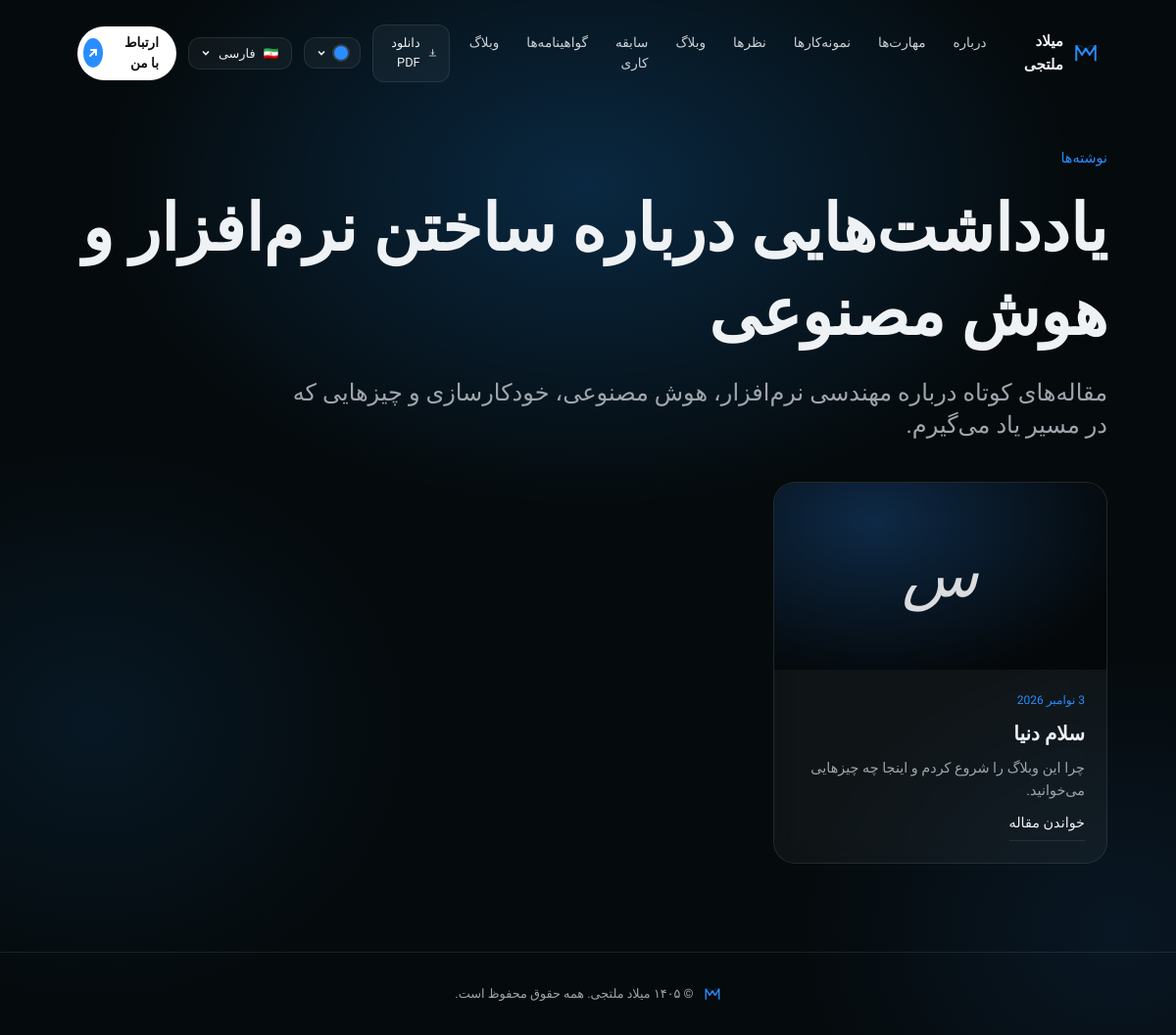
The app's page /fa/blog/ with its own data.
### portfolio/models.py (models this page shows, shortened)
class Bilingual(models.Model):
    class Meta:
        abstract = True
    def tr(self, name, lang):
        other = "en" if lang == "fa" else "fa"
        return getattr(self, f"{name}_{lang}") or getattr(self, f"{name}_{other}")

class Post(Bilingual):
    slug = models.SlugField("اسلاگ (آدرس)", unique=True)
    published = models.BooleanField("منتشر شده", default=True)
    image = models.ImageField("تصویر شاخص", upload_to="posts/", blank=True)
    created_at = models.DateTimeField("تاریخ انتشار", auto_now_add=True)
    title_en = models.CharField("Title (EN)", max_length=160)
    title_fa = models.CharField("عنوان (فارسی)", max_length=160, blank=True)
    excerpt_en = models.TextField("Excerpt (EN)", blank=True)
    excerpt_fa = models.TextField("خلاصه (فارسی)", blank=True)
    body_en = models.TextField("Body (EN)", help_text="هر پاراگراف را با یک خط خالی جدا کنید")
    body_fa = models.TextField("متن (فارسی)", blank=True, help_text="هر پاراگراف را با یک خط خالی جدا کنید")
    class Meta:
        ordering = ["-created_at"]
        verbose_name = "مقاله"
        verbose_name_plural = "مقاله‌های وبلاگ"

### portfolio/views.py (the view)
# urls.py: path("<str:lang>/blog/", views.blog_list, name="blog"),
def blog_list(request, lang):
    lang = _lang(lang)
    posts = [_post_card(p, lang) for p in Post.objects.filter(published=True)]
    return render(request, "portfolio/blog_list.html",
                  _ctx(request, lang, "portfolio:blog", posts=posts))

### portfolio/context_processors.py (called while the page is built)
def theme(request):
    default = getattr(settings, "SITE_THEME", "ocean")
    current = request.session.get("theme", default)
    from .content import THEMES
    valid = {t["key"] for t in THEMES}
    if current not in valid:
        current = default
    return {"theme": current}

### portfolio/views.py (called while the page is built)
def _lang(lang):
    if lang not in CONTENT:
        raise Http404
    return lang

def _ctx(request, lang, url_name, **kw):
    request.session["lang"] = lang
    settings_obj = SiteSettings.objects.first() or SiteSettings()
    themes = [
        {
            "key": t["key"],
            "label": t["label_fa"] if lang == "fa" else t["label_en"],
            "color": t["color"],
        }
        for t in THEMES
    ]
    return {
        "c": CONTENT[lang],
        "lang": lang,
        "dir": "rtl" if lang == "fa" else "ltr",
        "site_settings": settings_obj,
        "themes": themes,
        "url_en": reverse(url_name, kwargs={**kw.get("kwargs", {}), "lang": "en"}),
        "url_fa": reverse(url_name, kwargs={**kw.get("kwargs", {}), "lang": "fa"}),
        **{k: v for k, v in kw.items() if k != "kwargs"},
    }

def _post_card(p, lang):
    return {
        "title": p.tr("title", lang),
        "excerpt": p.tr("excerpt", lang),
        "image": p.image.url if p.image else "",
        "date": p.created_at,
        "url": reverse("portfolio:post", args=[lang, p.slug]),
    }

### portfolio/templates/portfolio/blog_list.html (shortened to what this page needs)
{% extends "portfolio/base.html" %}
{% block content %}
<main class="page">
  <p class="eyebrow">{{ c.ui.blog_eyebrow }}</p>
  <h1 class="display">{{ c.ui.blog_title }}</h1>
  <p class="lead page-lead muted">{{ c.ui.blog_text }}</p>
  {% if posts %}
  <div class="posts">{% for post in posts %}{% include "portfolio/_post_card.html" %}{% endfor %}</div>
  {% else %}<p class="muted empty">{{ c.ui.blog_empty }}</p>{% endif %}
</main>
{% endblock %}

### portfolio/templates/portfolio/_post_card.html
<article class="post glass">
  <a class="post-cover" href="{{ post.url }}" aria-hidden="true" tabindex="-1">
    {% if post.image %}<img src="{{ post.image }}" alt="" loading="lazy">{% else %}<span>{{ post.title|slice:":1" }}</span>{% endif %}
  </a>
  <div class="post-body">
    <time datetime="{{ post.date|date:'Y-m-d' }}">{{ post.date|date:"j M Y" }}</time>
    <h3><a href="{{ post.url }}">{{ post.title }}</a></h3>
    <p>{{ post.excerpt }}</p>
    <a href="{{ post.url }}" class="ulink">{{ c.ui.read_more }}</a>
  </div>
</article>

### portfolio/static/portfolio/css/style.css (style rules this page uses)
:root { --hue:14; --sat:100%; --light:58%; --bg-sat:40%; --bg-light:3.5%; --on-accent:#fff; --bg-hue:calc(var(--hue) - 10); --accent:hsl(var(--hue) var(--sat) var(--light)); --accent-2:hsl(calc(var(--hue) + 14) var(--sat) calc(var(--light) + 9%)); --glow:hsl(calc(var(--hue) - 4) var(--sat) calc(var(--light) - 3%)); --bg:hsl(var(--bg-hue) var(--bg-sat) var(--bg-light)); --bg-deep:hsl(var(--bg-hue) var(--bg-sat) calc(var(--bg-light) * .8)); --surface:hsl(var(--bg-hue) var(--bg-sat) calc(var(--bg-light) + 3%)); --ink:hsl(var(--hue) 25% 95%); --ink-2:hsl(var(--hue) 12% 82%); --ink-3:hsl(var(--hue) 14% 88%); --muted:hsl(var(--hue) 8% 65%); --line:rgba(255,255,255,.09); --glass:rgba(255,255,255,.045); --r-lg:22px; --r-md:14px; --pad:clamp(20px,5vw,72px); --font-latin:"Inter",system-ui,sans-serif; --font-serif:"Instrument Serif",Georgia,serif; --font-fa:"Vazirmatn","Inter",system-ui,sans-serif; }
[data-theme="ocean"] { --hue:212 }
* { box-sizing:border-box;margin:0;padding:0 }
html { scroll-behavior:smooth;scroll-padding-top:90px }
body { background:var(--bg);color:var(--ink);font-family:var(--font-latin);line-height:1.6;overflow-x:hidden;-webkit-font-smoothing:antialiased }
[data-lang="fa"] body,[data-lang="fa"] input,[data-lang="fa"] select,[data-lang="fa"] textarea,[data-lang="fa"] button { font-family:var(--font-fa) }
a { color:inherit;text-decoration:none }
.glass { background:var(--glass);border:1px solid var(--line);border-radius:var(--r-lg);backdrop-filter:blur(14px);-webkit-backdrop-filter:blur(14px) }
.eyebrow { font-size:.78rem;letter-spacing:.14em;text-transform:uppercase;color:var(--accent);margin-bottom:18px }
[data-lang="fa"] .eyebrow { letter-spacing:0;text-transform:none;font-size:.9rem }
.display { font-size:clamp(2.2rem,5.5vw,4.6rem);line-height:1.08;font-weight:500;letter-spacing:-.02em }
[data-lang="fa"] .display { font-weight:800;letter-spacing:0;line-height:1.3 }
.muted { color:var(--muted) }
.ulink { display:inline-flex;gap:8px;align-items:center;font-size:.9rem;padding-bottom:6px;border-bottom:1px solid var(--line);transition:.25s }
.lead { font-size:clamp(1.2rem,2vw,1.7rem);line-height:1.4;font-weight:500 }
.page { max-width:1180px;margin-inline:auto;padding:150px var(--pad) 90px }
.page .display { margin-bottom:22px }
.page-lead { max-width:62ch;margin-bottom:40px }
.posts { display:grid;grid-template-columns:repeat(3,1fr);gap:18px }
.post { overflow:hidden;display:flex;flex-direction:column;transition:transform .3s,border-color .3s }
.post-cover { aspect-ratio:16/9;display:grid;place-items:center;background:radial-gradient(80% 90% at 30% 20%,color-mix(in srgb,var(--accent) 24%,var(--bg)),var(--bg-deep)); font-family:var(--font-serif);font-style:italic;font-size:4rem;color:rgba(255,255,255,.85);overflow:hidden }
.post-body { padding:22px;display:flex;flex-direction:column;gap:10px;flex:1 }
.post time { font-size:.75rem;color:var(--accent) }
.post h3 { font-size:1.25rem;font-weight:600;line-height:1.4 }
.post p { font-size:.9rem;color:var(--muted) }
.post .ulink { margin-top:auto;align-self:flex-start }

### records on screen
Post: title "س", date "3 نوامبر 2026", title "سلام دنیا", excerpt "چرا این وبلاگ را شروع کردم و اینجا چه چیزهایی می‌خوانید."

### other values on screen
{{ c.brand }} "میلاد ملتجی"
{{ label }} "درباره" "مهارت‌ها" "نمونه‌کارها" "نظرها" "وبلاگ" "سابقه کاری" "گواهینامه‌ها"
{{ c.ui.blog }} "وبلاگ"
{{ c.ui.pdf }} "دانلود PDF"
{{ c.flag }} "🇮🇷"
{{ c.lang_label }} "فارسی"
{{ c.cta }} "ارتباط با من"
{{ c.ui.blog_eyebrow }} "نوشته‌ها"
{{ c.ui.blog_title }} "یادداشت‌هایی درباره ساختن نرم‌افزار و هوش مصنوعی"
{{ c.ui.blog_text }} "مقاله‌های کوتاه درباره مهندسی نرم‌افزار، هوش مصنوعی، خودکارسازی و چیزهایی که در مسیر یاد می‌گیرم."
{{ c.ui.read_more }} "خواندن مقاله"
{{ c.footer }} "© ۱۴۰۵ میلاد ملتجی. همه حقوق محفوظ است."
